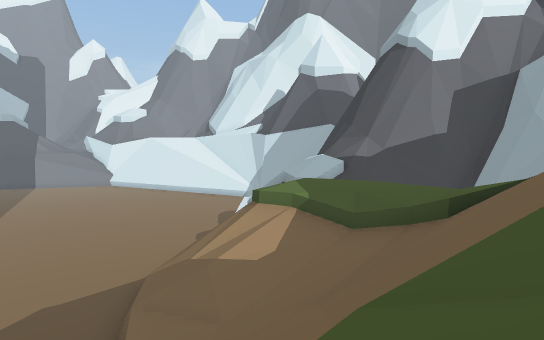
[1] (above)

21 first-person views from a walk through a scene from a Unity 3-D project. The camera is 1.2 m above the floor, tilts 4° down and sees 80° across. The floor is counted in squares, 2 m on a side. Each view is taken from the middle of a square. On the plan, view 1 faces up. The plan holds only what a view shows up to about 10 squares ahead; the rest is blank. The place goes on beyond the plan. The player is left out. Some animated figures are left out. Door leaves are left out, so doorways stand open.

[2]
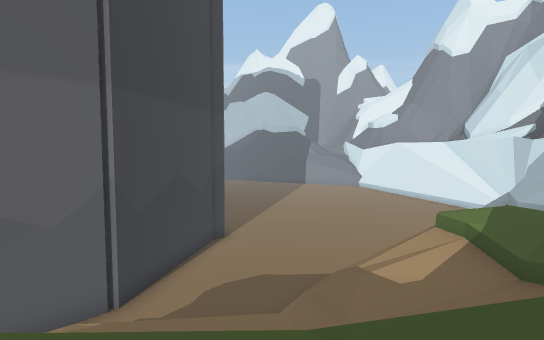

[3]
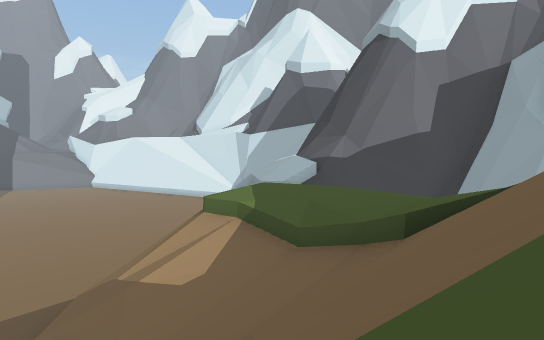

[4]
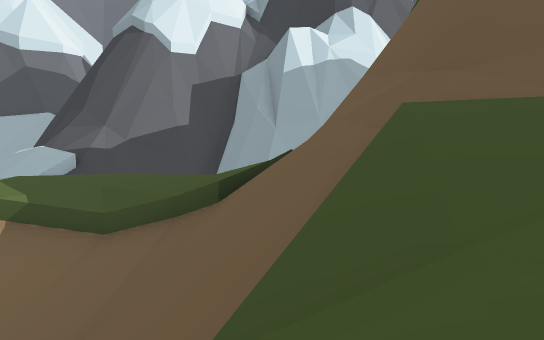

[5]
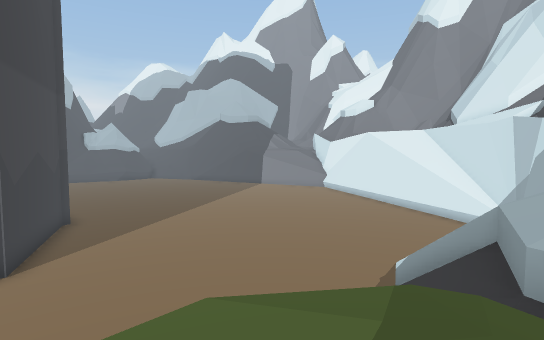

[6]
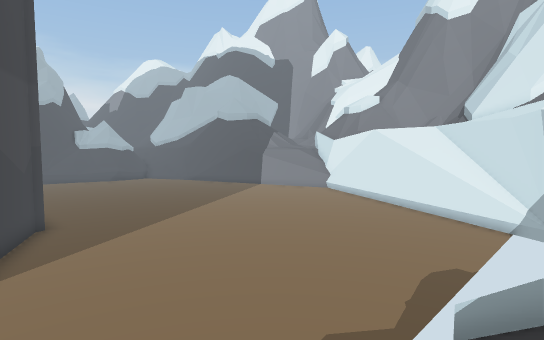

[7]
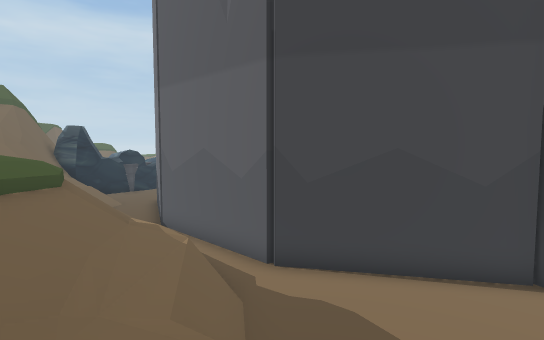

[8]
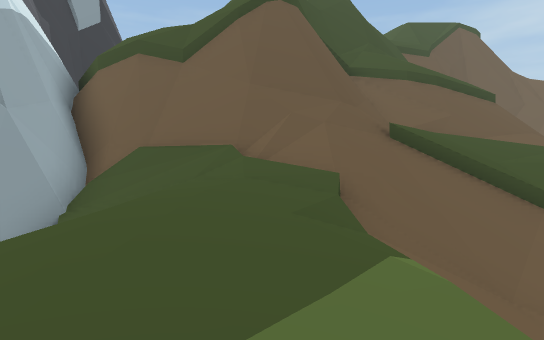

[9]
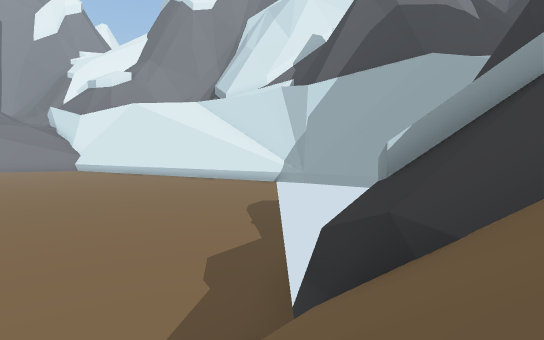

[10]
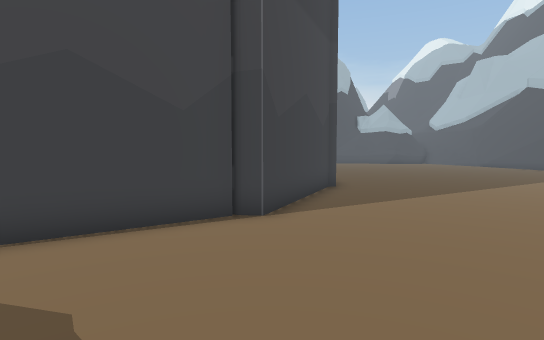

[11]
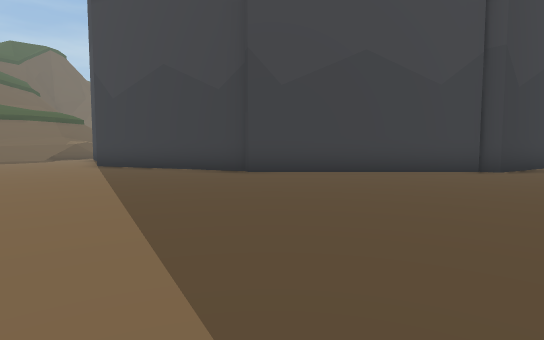

[12]
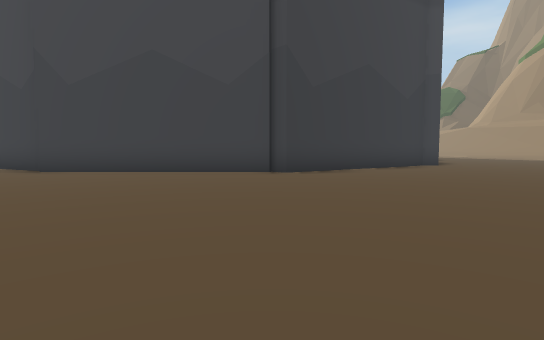

[13]
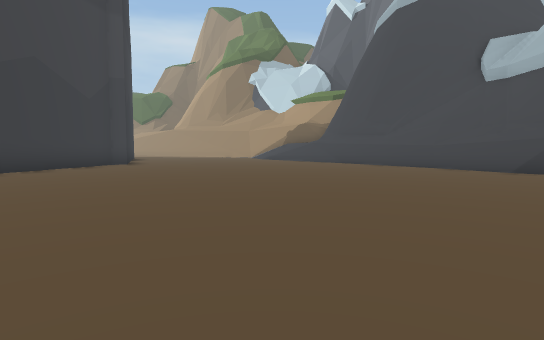

[14]
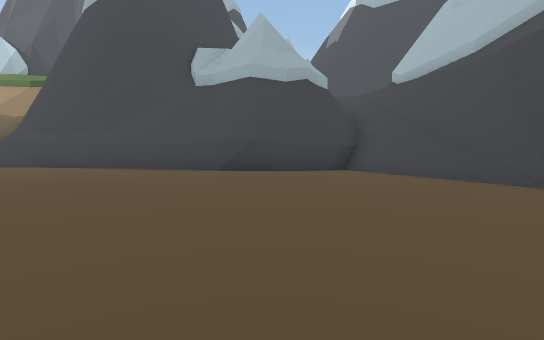

[15]
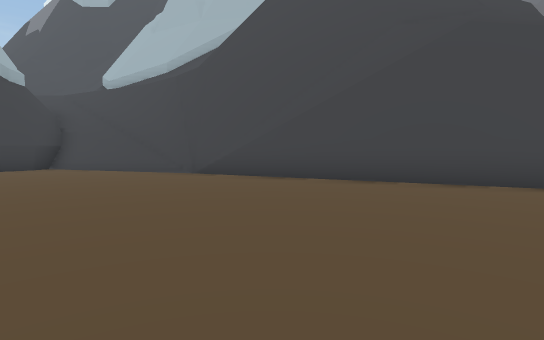

[16]
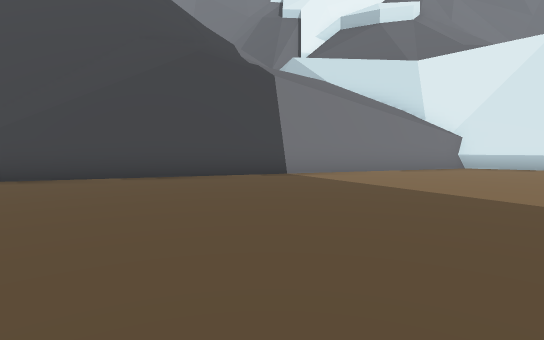

[17]
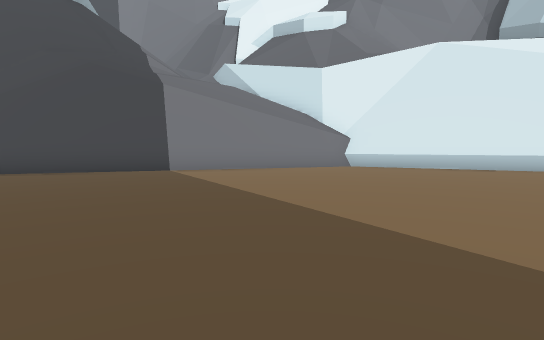

[18]
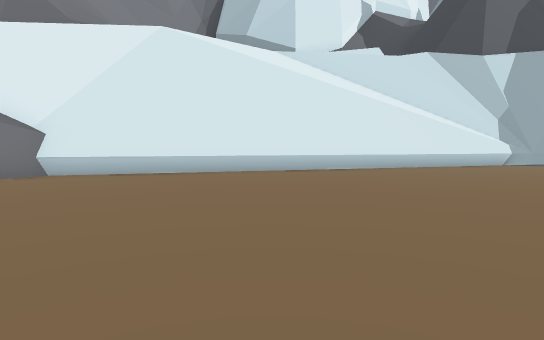

[19]
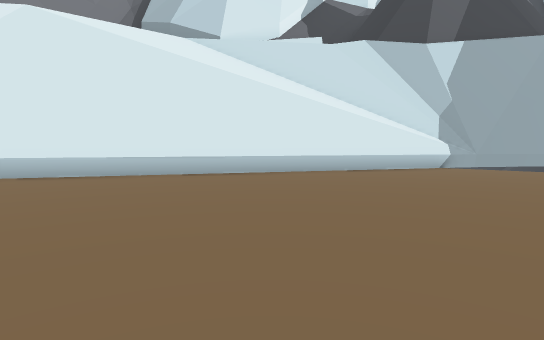

[20]
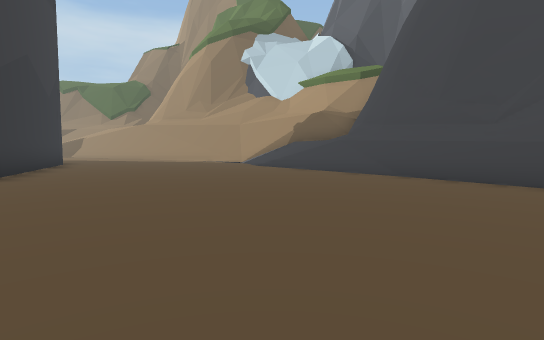

[21]
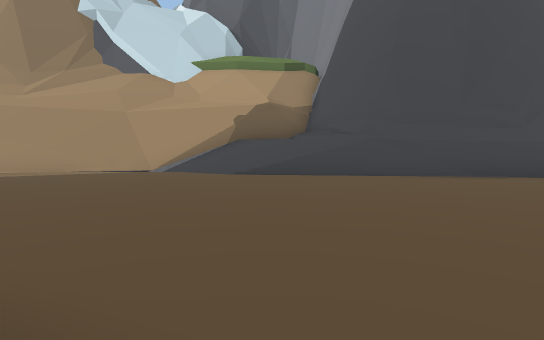

### Floor plan
Key: @ floor where view 1 was taken; # wall or solid block; . main floor; : floor 1.75 m higher than the main floor; + floor 2.5 m higher than the main floor; * floor 3.25 m higher than the main floor; % floor 5 m higher than the main floor; / step, stairs or slope; = window, fence, low wall or low ledge; ^ raised ledge; v drop or lower ground.
Columns run from 34 left of view 1 to 8 right of it. Each row starts with its distance up from view 1.
 27                  #######
 26               ####.....###
 25            ####..........###
 24        #####...............###
 23       ###....................##
 22     ###.......................###
 21     #...........................##
 20     #............................#
 19    ^=............................
 18   #^=........... .... ...........
 17  ##=#............ ....  .........
 16    +=............................
 15   ##=............................
 14   #==............................
 13   #=............................. #
 12   #=.............................v#
 11  ##=.............................=^^##
 10 ###=..........########..........=#*^#=^##
  9 #//v.........##      ###........//=/    #
  8 #://.......###         ###.....//////  v^
  7 ##//......##             #.....=////%/ v##
  6  #/......##              ##..../////////=##
  5  #/......#                ##....////=//#^#
  4  ##.....##                 #...///////=###
  3  ##..   #                  ##./////////##
  2   #.                        #.=////=//##
  1   #                         #. ///////##
  0                             #. ///@//vv#

Where each view was taken, in squares from view 1:
view 1: 0 up, 0 right, facing up
view 2: 0 up, 2 right, facing up-left
view 3: 1 up, 1 right, facing up
view 4: 1 up, 0 right, facing up-right
view 5: 7 up, 1 right, facing up-left
view 6: 8 up, 0 right, facing up-left
view 7: 8 up, 0 right, facing down-left
view 8: 8 up, 0 right, facing down-right
view 9: 8 up, 2 left, facing up
view 10: 8 up, 2 left, facing left
view 11: 18 up, 14 left, facing down
view 12: 18 up, 19 left, facing down
view 13: 19 up, 20 left, facing down-left
view 14: 19 up, 21 left, facing left
view 15: 19 up, 19 left, facing up-left
view 16: 18 up, 19 left, facing up
view 17: 17 up, 16 left, facing up
view 18: 19 up, 15 left, facing up-right
view 19: 18 up, 12 left, facing up-right
view 20: 15 up, 24 left, facing down-left
view 21: 8 up, 24 left, facing left
